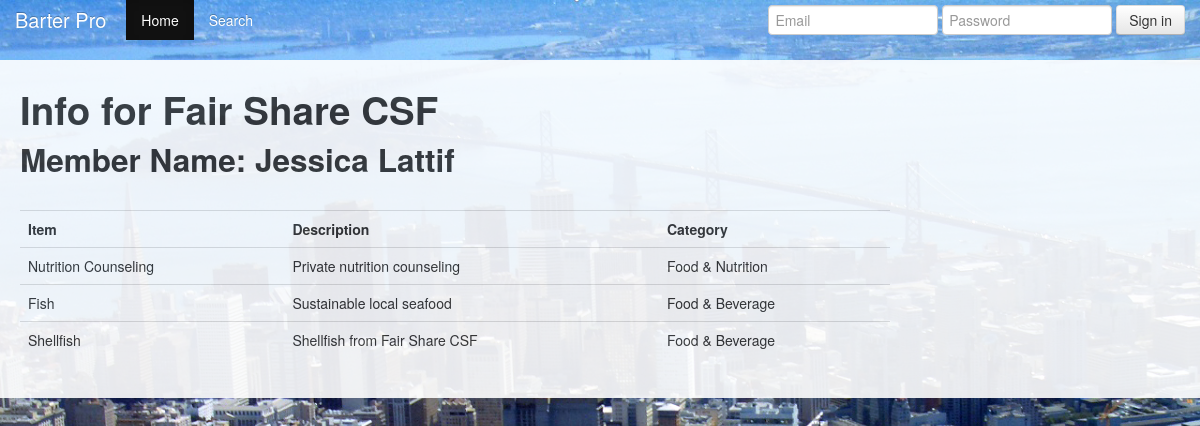
/display_user/1, run on the app's committed database.
### model.py (models this page shows, shortened)
class User(Base):
	__tablename__ = 'users'
	id = Column(Integer, primary_key=True)
	email = Column(String)
	password = Column(String)
	first_name = Column(String)
	last_name = Column(String)
	zipcode = Column(String)
	biz_name = Column(String)
	website = Column(String)
	image_url = Column(String, nullable=True)
	opt_a = Column(String, nullable=True)
	opt_b = Column(String, nullable=True)
	opt_c = Column(String, nullable=True)

class Item(Base):
	__tablename__ = 'items'
	id = Column(Integer, primary_key=True)
	name = Column(String)
	description = Column(String)
	owned = Column(Boolean)
	image_url = Column(String, nullable=True)
	user_id = Column(Integer, ForeignKey("users.id"))
	cat_id = Column(Integer, ForeignKey("categories.id"))
	user = relationship("User", backref=backref("items", order_by=id))
	category = relationship("Category", backref=backref("items", order_by=id))

class Category(Base):
	__tablename__ = 'categories'
	id = Column(Integer, primary_key=True)
	name = Column(String)				#category of item listed
	cat_type = Column(Integer) 			#goods or services

### server.py (the view)
@app.route("/display_user/<int:id>", methods=["GET"])
def display_user(id):
	user = db_session.query(User).filter_by(id=id).one()
	items = user.items
	return render_template("display_user.html", user=user, items=items)
	pass

### server.py (called while the page is built)
@app.before_request
def before_request():
	g.user_id = session.get("user_id") #gets user ID from current session
	if not g.user_id: # redirects to log-in if no user ID session
		g.user_id = None
		g.user = None
	else:
		g.user = db_session.query(User).get(g.user_id)
		g.notifications, g.new_confirms, g.new_refusals = get_notifications()

### Templates/display_user.html (shortened to what this page needs)
{% extends "layout.html" %}
{% block body %}
		<h1>Info for {{ user.biz_name }}</h1>
		<h2>Member Name: {{ user.first_name }} {{ user.last_name }}</h2>
		<br>
				<table class="table">
					<td>
					<strong>
						Item
					</strong>
				</td>
				<td>
					<strong>
						Description
					</strong>
				</td>
				<td>
					<strong>
						Category
					</strong>
				</td>
					{% for item in user.items %}
					<tr>
					<td>
						{{ item.name }}
					</td>
					<td>
						{{ item.description }}
					</td>
					<td>
						{{ item.category.name }}
					</td>
					{% endfor %}
				</table>
{% endblock %}

### Templates/layout.html (style rules this page uses)
body { padding-top: 60px; padding-bottom: 40px; }

### data on the page
User: biz_name "Fair Share CSF", first_name "Jessica", last_name "Lattif"
Item: name "Nutrition Counseling", description "Private nutrition counseling", category.name "Food & Nutrition"
Item: name "Fish", description "Sustainable local seafood", category.name "Food & Beverage"
Item: name "Shellfish", description "Shellfish from Fair Share CSF", category.name "Food & Beverage"
